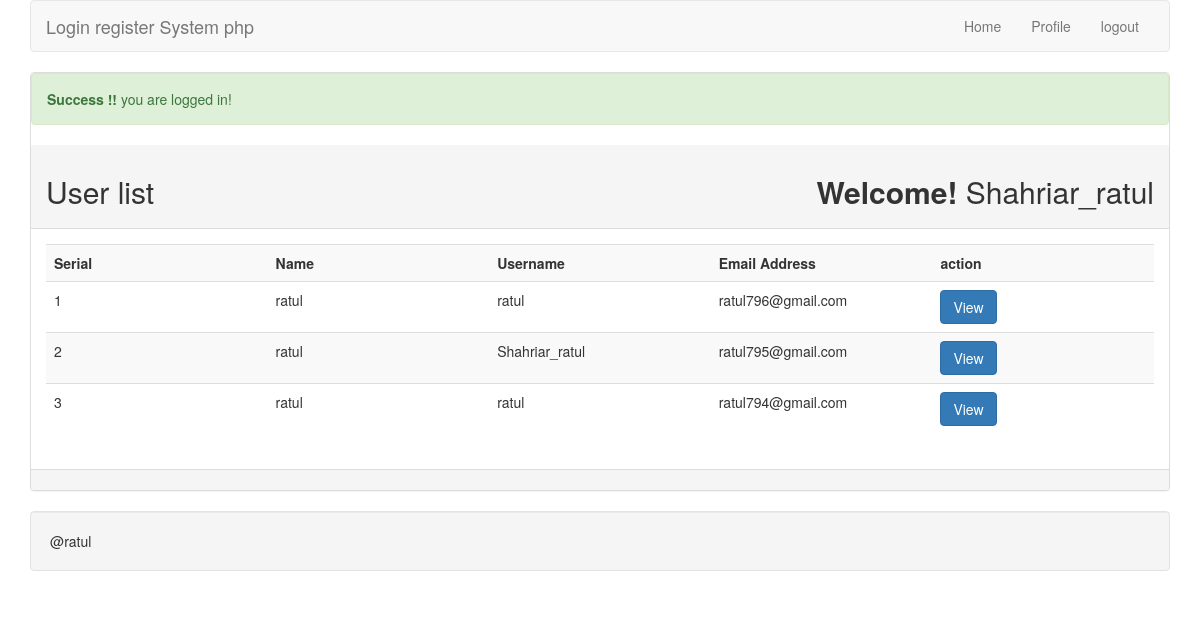
Screenshot of /index.php (signed in) with the database file from the repository.
### tables this page shows
CREATE TABLE IF NOT EXISTS `tbl_user` (
  `id` int(11) NOT NULL AUTO_INCREMENT,
  `name` varchar(255) NOT NULL,
  `username` varchar(255) NOT NULL,
  `email` varchar(255) NOT NULL,
  `password` varchar(255) NOT NULL,
  PRIMARY KEY (`id`)
);

### lib/Session.php (called while the page is built, shortened)
<?php
class Session{
    public static function get($key){
      if(isset($_SESSION[$key])){
        return $_SESSION[$key];
      }else{
        return false;
      }
    }
}
 ?>

### lib/User.php (called while the page is built, shortened)
<?php
include_once 'Session.php';
include 'Database.php';
class User{
    private $db;
    public function __construct(){
        $this->db=new Database();
    }
    public function getUserData(){
      $sql = "SELECT * FROM tbl_user ORDER BY id DESC";
      $query = $this->db->pdo->prepare($sql);
      $query->execute();
      $result = $query->fetchAll();
      return $result;
    }
}
 ?>

### lib/Database.php (called while the page is built)
<?php
class Database{
  private $hostdb = "localhost";
  private $userdb = "root";
  private $passdb = "";
  private $namedb = "raw_php_login";
  public $pdo;
    public function __construct(){
      if(!isset($this->pdo)){
        try{
          $link= new PDO("mysql:host=".$this->hostdb.";dbname=".$this->namedb,$this->userdb,$this->passdb);
          $link->setAttribute(PDO::ATTR_ERRMODE, PDO::ERRMODE_EXCEPTION);
          $link->exec("SET CHARACTER SET utf8");
          $this->pdo =$link;
        }catch(PDOException $e){
            die("fail to connect with database".$e->getMessage());
        }
      }
    }
}
 ?>

### index.php (the view, shortened to what this page needs)
<?php
  include 'lib/user.php';
  include 'inc/file/header.php';
?>
      <div class="panel panel-default">
        <?php
           $loginmsg = Session::get("loginmsg");
            if(isset($loginmsg)){
            echo $loginmsg;
          }
        ?>
          <div class="panel-heading">
            <h2>User list <span class="pull-right"> <strong>Welcome! </strong>
              <?php
                  $name =Session::get("username");
                  if(isset($name)){
                      echo $name;
                  }
               ?>
            </span> </h2>
          </div>
          <div class="panel-body">
            <table class="table table-striped">
                <tr>
                  <th width="20%">Serial</th>
                  <th width="20%">Name</th>
                  <th width="20%">Username</th>
                  <th width="20%">Email Address</th>
                  <th width="20%">action </th>
                </tr>
                <?php
                          $user=new User();
                          $userdata=$user->getUserData();
                          if($userdata){
                            $i=0;
                            foreach ($userdata as $sdata) {
                              $i++;
                 ?>
                <tr>
                  <td><?php echo $i ?></td>
                  <td><?php echo $sdata['name'] ?></td>
                  <td><?php echo $sdata['username'] ?></td>
                  <td><?php echo $sdata['email'] ?></td>
                  <td>
                    <a class="btn btn-primary" href="profile.php?id=<?php echo $sdata['id'] ?>">View</a>
                  </td>
                </tr>
            <?php
              }
          } else{?>
            <tr>
              <td colspan="5"><h2>NO user data found .......</h2></td>
      <?php } ?>
            </table>
          </div>
          <div class="panel-footer">
          </div>
      </div>
<?php include 'inc/file/footer.php'; ?>

### rows the page displays
tbl_user: name "ratul", username "ratul", email "ratul796@gmail.com"
tbl_user: name "ratul", username "Shahriar_ratul", email "ratul795@gmail.com"
tbl_user: name "ratul", username "ratul", email "ratul794@gmail.com"

### other values shown
$loginmsg "Success !! you are logged in!"
$name "Shahriar_ratul"
